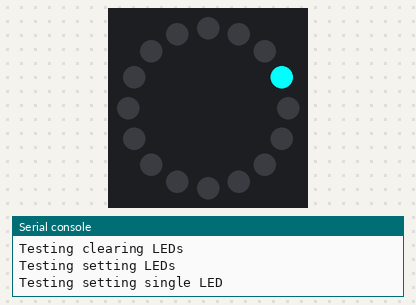
Simulated run of this program. Board: ESP8266 board running MicroPython. On the bench: 16 RGB LEDs in a ring, first at the top, clockwise, the last lines printed to the serial console.

Above: at 0.1 s.
At 6.51 s:
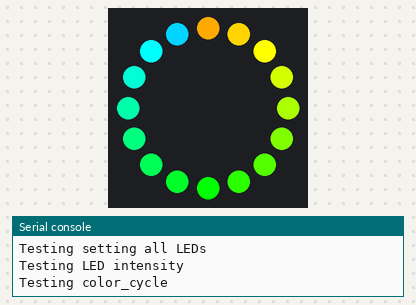
At 8.64 s:
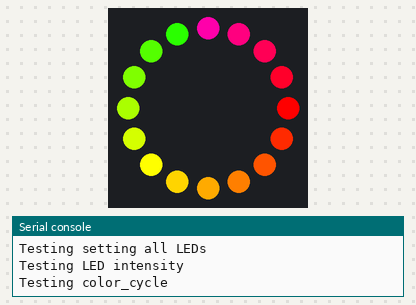
At 12.91 s:
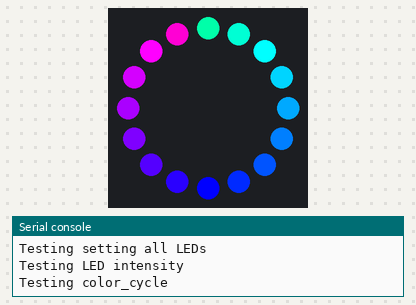
At 17.1 s:
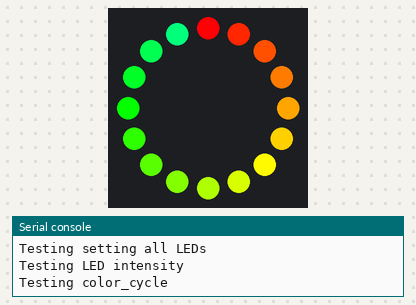
At 35.5 s:
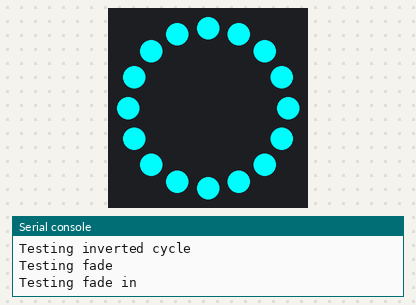

The program:

rgb_test.py
```python
import rgbled
import time

def pause():
    time.sleep(1)

def clear_pause():
    pause()
    led.clear()
    pause()

data_pin = 0 # ESP8266 GPIO0
# clock_pin = 1 # ESP8266 GPIO1 Only for APA102
led_count = 16 # number of LEDs

color = rgbled.COLOR_CYAN
intensity = 0.1

print("Testing the micropython-rgbled module")

# for NeoPixel
led = rgbled.RgbLed(count=led_count, data=data_pin)
# for ASA02
# led = rgbled.RgbLed(count=led_count, data=data_pin, clock=clock_pin)

print("Testing clearing LEDs")
led.clear()
pause

print("Testing setting LEDs")
print("Testing setting single LED")
led.set_led(color, pos=3)
clear_pause()

print("Testing setting all LEDs")
led.set_led(color)
clear_pause()

print("Testing LED intensity")
led.set_led(color, intensity=intensity)
clear_pause()

print("Testing color_cycle")
led.color_cycle(wait=1)
clear_pause()

print("Testing cycle")
print("Testing normal cycle")
led.cycle(color, wait=20)
clear_pause()

print("Testing inverted cycle")
led.cycle(color, wait=20, invert=True)
clear_pause()

print("Testing fade")
led.fade(color)
clear_pause()

print("Testing fade in")
led.fade(color, fadeout=False)
clear_pause()

print("Testing fade out")
led.fade(color, fadein=False)
clear_pause()

print("Testing sweep")
led.sweep(color)
clear_pause()

print("Testing inverse sweep")
led.sweep(color, invert=True)
clear_pause()
```

rgbled.py
```python
import math, time
from machine import Pin
from neopixel import NeoPixel
from apa102 import APA102

def rgb_to_hsv(rgb_color):
    """Converts colors from the RGB color space to the HSV color space.

    Parameters
    ----------
    rgb_color : tuple (r, g, b)
        Color in the RGB color space

    Returns
    -------
    tuple (h, s, v)
        Color in the HSV color space

    """
    (r, g, b) = rgb_color
    r = float(1 / 255 * r)
    g = float(1 / 255 * g)
    b = float(1 / 255 * b)
    high = max(r, g, b)
    low = min(r, g, b)
    h, s, v = high, high, high

    d = high - low
    s = 0 if high == 0 else d/high

    if high == low:
        h = 0.0
    else:
        h = {
            r: (g - b) / d + (6 if g < b else 0),
            g: (b - r) / d + 2,
            b: (r - g) / d + 4,
        }[high]
        h /= 6

    return h, s, v

def hsv_to_rgb(hsv_color):
    """Converts colors from the HSV color space to the RGB color space.

    Parameters
    ----------
    hsv_color : tuple (h, s, v)
        Color in the HSV color space

    Returns
    -------
    tuple (r, g, b)
        Color in the RGB color space

    """
    (h, s, v) = hsv_color
    i = math.floor(h*6)
    f = h*6 - i
    p = v * (1-s)
    q = v * (1-f*s)
    t = v * (1-(1-f)*s)

    r, g, b = [
        (v, t, p),
        (q, v, p),
        (p, v, t),
        (p, q, v),
        (t, p, v),
        (v, p, q),
    ][int(i%6)]
    r = int(255 * r)
    g = int(255 * g)
    b = int(255 * b)
    return r, g, b

def hex_to_rgb(self, hex):
    """ Returns the RGB value of a Hex Colour

    Parameters
    ----------
    hex : string
        The hex representation of a RGB color
        Example:
            hex_to_rgb("123456")
    """
    return tuple(int(hex[i:i+2], 16) for i in (0, 2, 4))

COLOR_BLACK = (0, 0, 0)
COLOR_RED = (255, 0, 0)
COLOR_GREEN = (0, 255, 0)
COLOR_BLUE = (0, 0, 255)
COLOR_CYAN = (0, 255, 255)
COLOR_MAGENTA = (255, 0, 255)
COLOR_YELLOW = (255, 255, 0)

class RgbLed():
    '''LED agnostic RGB LED driver'''

    def __init__(self, count, data, clock=None, apa102c=False):
        """Initializes the LED driver

        Parameters
        ----------
        count : int
            Required
            Number of LEDs in the LED strip/matrix
        data : int
            Required
            Pin of the Data Line
        clock : int
            Optional
            Pin for the clock Line.
            Used only by the APA102
        apa102c : bool
            Optional
            Used only by the APA102C to reorder the color sequence
        """
        data_pin = Pin(data, Pin.OUT)
        self.neopixel = True
        if clock is None:
            self.leds = NeoPixel(data_pin, count)
        else:
            self.neopixel = False
            clock_pin = Pin(clock, Pin.OUT)
            self.leds = APA102(data_pin, clock_pin, count)
            if apa102c:
                self.leds.ORDER = (0, 2, 1, 3)
        self.count = count

    def _set_led(self, color, intensity, pos):
        """Internal method to set individual LEDs to a coloir

        Parameters
        ----------
        color : tuple (r, g, b) or string
            Required
            Color of the LED in the RGB color space
            Either as (r, g, b) tuple or as a Hexadecimal string 'AA55CC'
        intensity : float
            Required
            Intensity of the color/LED from 0 to 1
        pos : int
            Required
            Position of the LED in the LED strip/matrix
        """
        if type(color) is str:
            color = hex_to_rgb(color)
        if self.neopixel:
            if intensity < 1:
                h, s, _ = rgb_to_hsv(color)
                v = intensity
                color = hsv_to_rgb((h, s, v))
        else:
            intensity = math.ceil(intensity * 31)
            (r, g, b) = color
            color = (r, g, b, intensity)
        self.leds[pos] = color

    def _color_wheel(self, pos, intensity=1.0):
        """Short summary.

        Parameters
        ----------
        pos : int
            Required
            Position of the color in the HSV color wheel
            from 0 to 360 degrees
        intensity : float
            Intensity of the color/LED from 0 to 1

        Returns
        -------
        tuple (r, g, b)
            Color in the RGB color space

        """
        if pos > 360:
            pos = pos - 360
        h = pos / 360
        return hsv_to_rgb((h, 1, intensity))

    def clear(self):
        """Clears all LEDs and sets them to Black"""
        for n in range(self.count):
            self._set_led(COLOR_BLACK, 0, n)
        self.leds.write()

    def set_led(self, color, intensity=1.0, pos=None):
        """Set one or all LEDs to a color.

        Parameters
        ----------
        color : tuple (r, g, b) or string
            Required
            Color of the LED in the RGB color space
            Either as (r, g, b) tuple or as a Hexadecimal string 'AA55CC'
        intensity : float
            Intensity of the color/LED from 0 to 1
        pos : int
            Position of the LED in the LED strip/matrix
        """
        if pos:
            self._set_led(color, intensity, pos)
        else:
            for n in range(self.count):
                self._set_led(color, intensity, n)
        self.leds.write()

    def color_cycle(self, wait=10, repeats=4, intensity=1.0):
        """Cycles all LEDs through the HSV color space

        Parameters
        ----------
        wait : int
            How long to wait between refreshing the LEDs
        repeats : int
            How many times the cycle is looped
        intensity : float
            Intensity of the color/LED from 0 to 1
        """
        for i in range(repeats):
            for j in range(360):
                for k in range(self.count):
                    pos = j + 10 * k
                    self._set_led(self._color_wheel(pos), intensity, k)
                self.leds.write()
                time.sleep_ms(wait)

    def cycle(self, color, intensity=1.0, wait=10, repeats=4, invert=False):
        """Cycles a single LED down the LED strip/matrix. The LED is either
           turned off (color black), while all other LEDs are set to a color
           or all LEDs are turned off with only one color.add()

        Parameters
        ----------
        color : tuple (r, g, b) or string
            Required
            Color of the LED in the RGB color space
            Either as (r, g, b) tuple or as a Hexadecimal string 'AA55CC'
        intensity : float
            Intensity of the color/LED from 0 to 1
        active : int
            Number of LEDs that cycle
        wait : int
            How long to wait between refreshing the LEDs
        repeats : int
            How many times the cycle is looped
        invert : bool
            Inverts the display
        """
        for i in range(repeats * self.count):
            for j in range(self.count):
                if invert:
                    self._set_led(color, intensity, j)
                else:
                    self._set_led(COLOR_BLACK, 0, j)
            if invert:
                self._set_led(COLOR_BLACK, 0, i % self.count)
            else:
                self._set_led(color, intensity, i % self.count)
            self.leds.write()
            time.sleep_ms(wait)

    def fade(self, color, wait=10, repeats=4, pos=None, fadein=True, fadeout=True):
        """Fades one or more LEDs in and out.

        Parameters
        ----------
        color : tuple (r, g, b) or string
            Required
            Color of the LED in the RGB color space
            Either as (r, g, b) tuple or as a Hexadecimal string 'AA55CC'
        active : int
            Number of LEDs that cycle
        wait : int
            How long to wait between refreshing the LEDs
        repeats : int
            How many times the cycle is looped
        pos : int
            Position of the LED in the LED strip/matrix
        fadein : bool
            Should the LED fade in
        fadeout : bool
                Should the LED fade out
        """
        for i in range(repeats):
            if fadein:
                for j in range(32):
                    intensity = 1 / 32 * j
                    self.set_led(color, intensity, pos)
                    time.sleep_ms(wait)
            if fadeout:
                for j in range(32):
                    intensity = 1 - (1 / 32 * j)
                    self.set_led(color, intensity, pos)
                    time.sleep_ms(wait)
                self.clear()
```

Measured:
- what the display in image 4 shows lasts 1.0 s, from 17.0 s to 18.0 s
